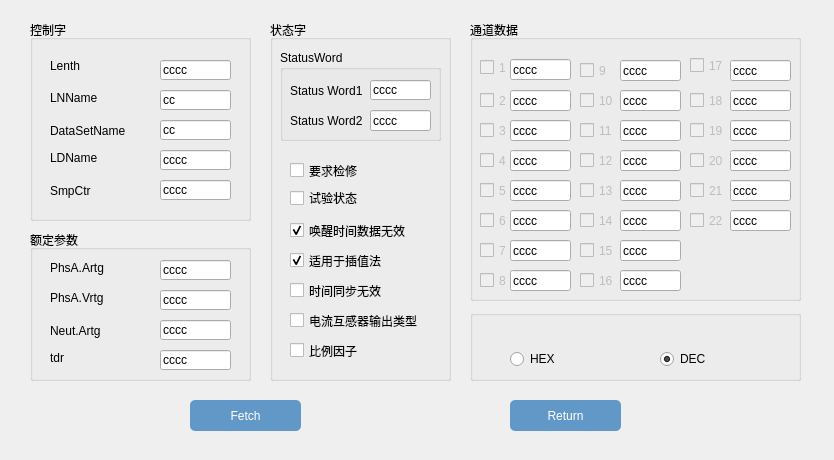
<?xml version="1.0" encoding="UTF-8"?>
<ui version="4.0">
 <class>Dlg_Message</class>
 <widget class="QWidget" name="Dlg_Message">
  <property name="geometry">
   <rect>
    <x>0</x>
    <y>0</y>
    <width>834</width>
    <height>460</height>
   </rect>
  </property>
  <property name="windowTitle">
   <string>Form</string>
  </property>
  <widget class="QGroupBox" name="groupBox">
   <property name="geometry">
    <rect>
     <x>30</x>
     <y>20</y>
     <width>221</width>
     <height>201</height>
    </rect>
   </property>
   <property name="title">
    <string>控制字</string>
   </property>
   <widget class="QLabel" name="label">
    <property name="geometry">
     <rect>
      <x>20</x>
      <y>40</y>
      <width>40</width>
      <height>12</height>
     </rect>
    </property>
    <property name="text">
     <string>Lenth</string>
    </property>
   </widget>
   <widget class="QLabel" name="label_2">
    <property name="geometry">
     <rect>
      <x>20</x>
      <y>70</y>
      <width>51</width>
      <height>16</height>
     </rect>
    </property>
    <property name="text">
     <string>LNName</string>
    </property>
   </widget>
   <widget class="QLabel" name="label_3">
    <property name="geometry">
     <rect>
      <x>20</x>
      <y>100</y>
      <width>81</width>
      <height>21</height>
     </rect>
    </property>
    <property name="text">
     <string>DataSetName</string>
    </property>
   </widget>
   <widget class="QLabel" name="label_4">
    <property name="geometry">
     <rect>
      <x>20</x>
      <y>130</y>
      <width>71</width>
      <height>16</height>
     </rect>
    </property>
    <property name="text">
     <string>LDName</string>
    </property>
   </widget>
   <widget class="QLabel" name="label_5">
    <property name="geometry">
     <rect>
      <x>20</x>
      <y>160</y>
      <width>61</width>
      <height>21</height>
     </rect>
    </property>
    <property name="text">
     <string>SmpCtr</string>
    </property>
   </widget>
   <widget class="QLineEdit" name="lineEdit">
    <property name="geometry">
     <rect>
      <x>130</x>
      <y>40</y>
      <width>71</width>
      <height>20</height>
     </rect>
    </property>
    <property name="text">
     <string>cccc</string>
    </property>
   </widget>
   <widget class="QLineEdit" name="lineEdit_2">
    <property name="geometry">
     <rect>
      <x>130</x>
      <y>70</y>
      <width>71</width>
      <height>20</height>
     </rect>
    </property>
    <property name="text">
     <string>cc</string>
    </property>
   </widget>
   <widget class="QLineEdit" name="lineEdit_3">
    <property name="geometry">
     <rect>
      <x>130</x>
      <y>100</y>
      <width>71</width>
      <height>20</height>
     </rect>
    </property>
    <property name="text">
     <string>cc</string>
    </property>
   </widget>
   <widget class="QLineEdit" name="lineEdit_4">
    <property name="geometry">
     <rect>
      <x>130</x>
      <y>130</y>
      <width>71</width>
      <height>20</height>
     </rect>
    </property>
    <property name="text">
     <string>cccc</string>
    </property>
   </widget>
   <widget class="QLineEdit" name="lineEdit_5">
    <property name="geometry">
     <rect>
      <x>130</x>
      <y>160</y>
      <width>71</width>
      <height>20</height>
     </rect>
    </property>
    <property name="text">
     <string>cccc</string>
    </property>
   </widget>
  </widget>
  <widget class="QGroupBox" name="groupBox_2">
   <property name="geometry">
    <rect>
     <x>270</x>
     <y>20</y>
     <width>181</width>
     <height>361</height>
    </rect>
   </property>
   <property name="title">
    <string>状态字</string>
   </property>
   <widget class="QGroupBox" name="groupBox_3">
    <property name="geometry">
     <rect>
      <x>10</x>
      <y>30</y>
      <width>161</width>
      <height>91</height>
     </rect>
    </property>
    <property name="title">
     <string>StatusWord</string>
    </property>
    <widget class="QLabel" name="label_6">
     <property name="geometry">
      <rect>
       <x>10</x>
       <y>30</y>
       <width>81</width>
       <height>21</height>
      </rect>
     </property>
     <property name="text">
      <string>Status Word1</string>
     </property>
    </widget>
    <widget class="QLineEdit" name="lineEdit_6">
     <property name="geometry">
      <rect>
       <x>90</x>
       <y>30</y>
       <width>61</width>
       <height>20</height>
      </rect>
     </property>
     <property name="text">
      <string>cccc</string>
     </property>
    </widget>
    <widget class="QLabel" name="label_7">
     <property name="geometry">
      <rect>
       <x>10</x>
       <y>60</y>
       <width>81</width>
       <height>21</height>
      </rect>
     </property>
     <property name="text">
      <string>Status Word2</string>
     </property>
    </widget>
    <widget class="QLineEdit" name="lineEdit_7">
     <property name="geometry">
      <rect>
       <x>90</x>
       <y>60</y>
       <width>61</width>
       <height>21</height>
      </rect>
     </property>
     <property name="text">
      <string>cccc</string>
     </property>
    </widget>
   </widget>
   <widget class="QCheckBox" name="checkBox">
    <property name="geometry">
     <rect>
      <x>20</x>
      <y>140</y>
      <width>121</width>
      <height>21</height>
     </rect>
    </property>
    <property name="text">
     <string>要求检修</string>
    </property>
   </widget>
   <widget class="QCheckBox" name="checkBox_2">
    <property name="geometry">
     <rect>
      <x>20</x>
      <y>170</y>
      <width>141</width>
      <height>16</height>
     </rect>
    </property>
    <property name="text">
     <string>试验状态</string>
    </property>
   </widget>
   <widget class="QCheckBox" name="checkBox_3">
    <property name="geometry">
     <rect>
      <x>20</x>
      <y>200</y>
      <width>141</width>
      <height>21</height>
     </rect>
    </property>
    <property name="text">
     <string>唤醒时间数据无效</string>
    </property>
    <property name="checked">
     <bool>true</bool>
    </property>
   </widget>
   <widget class="QCheckBox" name="checkBox_4">
    <property name="geometry">
     <rect>
      <x>20</x>
      <y>230</y>
      <width>121</width>
      <height>21</height>
     </rect>
    </property>
    <property name="text">
     <string>适用于插值法</string>
    </property>
    <property name="checked">
     <bool>true</bool>
    </property>
   </widget>
   <widget class="QCheckBox" name="checkBox_5">
    <property name="geometry">
     <rect>
      <x>20</x>
      <y>250</y>
      <width>101</width>
      <height>41</height>
     </rect>
    </property>
    <property name="text">
     <string>时间同步无效</string>
    </property>
   </widget>
   <widget class="QCheckBox" name="checkBox_6">
    <property name="geometry">
     <rect>
      <x>20</x>
      <y>280</y>
      <width>141</width>
      <height>41</height>
     </rect>
    </property>
    <property name="text">
     <string>电流互感器输出类型</string>
    </property>
   </widget>
   <widget class="QCheckBox" name="checkBox_7">
    <property name="geometry">
     <rect>
      <x>20</x>
      <y>320</y>
      <width>121</width>
      <height>21</height>
     </rect>
    </property>
    <property name="text">
     <string>比例因子</string>
    </property>
   </widget>
  </widget>
  <widget class="QGroupBox" name="groupBox_4">
   <property name="geometry">
    <rect>
     <x>30</x>
     <y>230</y>
     <width>221</width>
     <height>151</height>
    </rect>
   </property>
   <property name="title">
    <string>额定参数</string>
   </property>
   <widget class="QLabel" name="label_8">
    <property name="geometry">
     <rect>
      <x>20</x>
      <y>30</y>
      <width>61</width>
      <height>16</height>
     </rect>
    </property>
    <property name="text">
     <string>PhsA.Artg</string>
    </property>
   </widget>
   <widget class="QLabel" name="label_9">
    <property name="geometry">
     <rect>
      <x>20</x>
      <y>60</y>
      <width>71</width>
      <height>16</height>
     </rect>
    </property>
    <property name="text">
     <string>PhsA.Vrtg</string>
    </property>
   </widget>
   <widget class="QLabel" name="label_10">
    <property name="geometry">
     <rect>
      <x>20</x>
      <y>90</y>
      <width>71</width>
      <height>21</height>
     </rect>
    </property>
    <property name="text">
     <string>Neut.Artg</string>
    </property>
   </widget>
   <widget class="QLabel" name="label_11">
    <property name="geometry">
     <rect>
      <x>20</x>
      <y>120</y>
      <width>61</width>
      <height>16</height>
     </rect>
    </property>
    <property name="text">
     <string>tdr</string>
    </property>
   </widget>
   <widget class="QLineEdit" name="lineEdit_8">
    <property name="geometry">
     <rect>
      <x>130</x>
      <y>30</y>
      <width>71</width>
      <height>20</height>
     </rect>
    </property>
    <property name="text">
     <string>cccc</string>
    </property>
   </widget>
   <widget class="QLineEdit" name="lineEdit_9">
    <property name="geometry">
     <rect>
      <x>130</x>
      <y>60</y>
      <width>71</width>
      <height>20</height>
     </rect>
    </property>
    <property name="text">
     <string>cccc</string>
    </property>
   </widget>
   <widget class="QLineEdit" name="lineEdit_10">
    <property name="geometry">
     <rect>
      <x>130</x>
      <y>90</y>
      <width>71</width>
      <height>20</height>
     </rect>
    </property>
    <property name="text">
     <string>cccc</string>
    </property>
   </widget>
   <widget class="QLineEdit" name="lineEdit_11">
    <property name="geometry">
     <rect>
      <x>130</x>
      <y>120</y>
      <width>71</width>
      <height>20</height>
     </rect>
    </property>
    <property name="text">
     <string>cccc</string>
    </property>
   </widget>
  </widget>
  <widget class="QGroupBox" name="groupBox_5">
   <property name="geometry">
    <rect>
     <x>470</x>
     <y>20</y>
     <width>331</width>
     <height>281</height>
    </rect>
   </property>
   <property name="title">
    <string>通道数据</string>
   </property>
   <widget class="QCheckBox" name="checkBox_8">
    <property name="enabled">
     <bool>false</bool>
    </property>
    <property name="geometry">
     <rect>
      <x>10</x>
      <y>37</y>
      <width>51</width>
      <height>21</height>
     </rect>
    </property>
    <property name="text">
     <string>1</string>
    </property>
   </widget>
   <widget class="QCheckBox" name="checkBox_9">
    <property name="enabled">
     <bool>false</bool>
    </property>
    <property name="geometry">
     <rect>
      <x>10</x>
      <y>60</y>
      <width>51</width>
      <height>41</height>
     </rect>
    </property>
    <property name="text">
     <string>2</string>
    </property>
   </widget>
   <widget class="QCheckBox" name="checkBox_10">
    <property name="enabled">
     <bool>false</bool>
    </property>
    <property name="geometry">
     <rect>
      <x>10</x>
      <y>90</y>
      <width>51</width>
      <height>41</height>
     </rect>
    </property>
    <property name="text">
     <string>3</string>
    </property>
   </widget>
   <widget class="QCheckBox" name="checkBox_11">
    <property name="enabled">
     <bool>false</bool>
    </property>
    <property name="geometry">
     <rect>
      <x>10</x>
      <y>120</y>
      <width>51</width>
      <height>41</height>
     </rect>
    </property>
    <property name="text">
     <string>4</string>
    </property>
   </widget>
   <widget class="QCheckBox" name="checkBox_12">
    <property name="enabled">
     <bool>false</bool>
    </property>
    <property name="geometry">
     <rect>
      <x>10</x>
      <y>150</y>
      <width>51</width>
      <height>41</height>
     </rect>
    </property>
    <property name="text">
     <string>5</string>
    </property>
   </widget>
   <widget class="QCheckBox" name="checkBox_13">
    <property name="enabled">
     <bool>false</bool>
    </property>
    <property name="geometry">
     <rect>
      <x>10</x>
      <y>180</y>
      <width>51</width>
      <height>41</height>
     </rect>
    </property>
    <property name="text">
     <string>6</string>
    </property>
   </widget>
   <widget class="QCheckBox" name="checkBox_14">
    <property name="enabled">
     <bool>false</bool>
    </property>
    <property name="geometry">
     <rect>
      <x>10</x>
      <y>210</y>
      <width>51</width>
      <height>41</height>
     </rect>
    </property>
    <property name="text">
     <string>7</string>
    </property>
   </widget>
   <widget class="QCheckBox" name="checkBox_15">
    <property name="enabled">
     <bool>false</bool>
    </property>
    <property name="geometry">
     <rect>
      <x>10</x>
      <y>240</y>
      <width>51</width>
      <height>41</height>
     </rect>
    </property>
    <property name="text">
     <string>8</string>
    </property>
   </widget>
   <widget class="QCheckBox" name="checkBox_16">
    <property name="enabled">
     <bool>false</bool>
    </property>
    <property name="geometry">
     <rect>
      <x>110</x>
      <y>30</y>
      <width>51</width>
      <height>41</height>
     </rect>
    </property>
    <property name="text">
     <string>9</string>
    </property>
   </widget>
   <widget class="QCheckBox" name="checkBox_17">
    <property name="enabled">
     <bool>false</bool>
    </property>
    <property name="geometry">
     <rect>
      <x>110</x>
      <y>60</y>
      <width>51</width>
      <height>41</height>
     </rect>
    </property>
    <property name="text">
     <string>10</string>
    </property>
   </widget>
   <widget class="QCheckBox" name="checkBox_18">
    <property name="enabled">
     <bool>false</bool>
    </property>
    <property name="geometry">
     <rect>
      <x>110</x>
      <y>90</y>
      <width>51</width>
      <height>41</height>
     </rect>
    </property>
    <property name="text">
     <string>11</string>
    </property>
   </widget>
   <widget class="QCheckBox" name="checkBox_19">
    <property name="enabled">
     <bool>false</bool>
    </property>
    <property name="geometry">
     <rect>
      <x>110</x>
      <y>120</y>
      <width>51</width>
      <height>41</height>
     </rect>
    </property>
    <property name="text">
     <string>12</string>
    </property>
   </widget>
   <widget class="QCheckBox" name="checkBox_20">
    <property name="enabled">
     <bool>false</bool>
    </property>
    <property name="geometry">
     <rect>
      <x>110</x>
      <y>150</y>
      <width>51</width>
      <height>41</height>
     </rect>
    </property>
    <property name="text">
     <string>13</string>
    </property>
   </widget>
   <widget class="QCheckBox" name="checkBox_21">
    <property name="enabled">
     <bool>false</bool>
    </property>
    <property name="geometry">
     <rect>
      <x>110</x>
      <y>180</y>
      <width>51</width>
      <height>41</height>
     </rect>
    </property>
    <property name="text">
     <string>14</string>
    </property>
   </widget>
   <widget class="QCheckBox" name="checkBox_22">
    <property name="enabled">
     <bool>false</bool>
    </property>
    <property name="geometry">
     <rect>
      <x>110</x>
      <y>210</y>
      <width>51</width>
      <height>41</height>
     </rect>
    </property>
    <property name="text">
     <string>15</string>
    </property>
   </widget>
   <widget class="QCheckBox" name="checkBox_23">
    <property name="enabled">
     <bool>false</bool>
    </property>
    <property name="geometry">
     <rect>
      <x>110</x>
      <y>240</y>
      <width>51</width>
      <height>41</height>
     </rect>
    </property>
    <property name="text">
     <string>16</string>
    </property>
   </widget>
   <widget class="QCheckBox" name="checkBox_24">
    <property name="enabled">
     <bool>false</bool>
    </property>
    <property name="geometry">
     <rect>
      <x>220</x>
      <y>30</y>
      <width>51</width>
      <height>31</height>
     </rect>
    </property>
    <property name="text">
     <string>17</string>
    </property>
   </widget>
   <widget class="QCheckBox" name="checkBox_25">
    <property name="enabled">
     <bool>false</bool>
    </property>
    <property name="geometry">
     <rect>
      <x>220</x>
      <y>60</y>
      <width>51</width>
      <height>41</height>
     </rect>
    </property>
    <property name="text">
     <string>18</string>
    </property>
   </widget>
   <widget class="QCheckBox" name="checkBox_26">
    <property name="enabled">
     <bool>false</bool>
    </property>
    <property name="geometry">
     <rect>
      <x>220</x>
      <y>90</y>
      <width>51</width>
      <height>41</height>
     </rect>
    </property>
    <property name="text">
     <string>19</string>
    </property>
   </widget>
   <widget class="QCheckBox" name="checkBox_27">
    <property name="enabled">
     <bool>false</bool>
    </property>
    <property name="geometry">
     <rect>
      <x>220</x>
      <y>120</y>
      <width>51</width>
      <height>41</height>
     </rect>
    </property>
    <property name="text">
     <string>20</string>
    </property>
   </widget>
   <widget class="QCheckBox" name="checkBox_28">
    <property name="enabled">
     <bool>false</bool>
    </property>
    <property name="geometry">
     <rect>
      <x>220</x>
      <y>150</y>
      <width>51</width>
      <height>41</height>
     </rect>
    </property>
    <property name="text">
     <string>21</string>
    </property>
   </widget>
   <widget class="QCheckBox" name="checkBox_29">
    <property name="enabled">
     <bool>false</bool>
    </property>
    <property name="geometry">
     <rect>
      <x>220</x>
      <y>180</y>
      <width>51</width>
      <height>41</height>
     </rect>
    </property>
    <property name="text">
     <string>22</string>
    </property>
   </widget>
   <widget class="QLineEdit" name="lineEdit_12">
    <property name="geometry">
     <rect>
      <x>40</x>
      <y>39</y>
      <width>61</width>
      <height>21</height>
     </rect>
    </property>
    <property name="text">
     <string>cccc</string>
    </property>
   </widget>
   <widget class="QLineEdit" name="lineEdit_13">
    <property name="geometry">
     <rect>
      <x>40</x>
      <y>70</y>
      <width>61</width>
      <height>21</height>
     </rect>
    </property>
    <property name="text">
     <string>cccc</string>
    </property>
   </widget>
   <widget class="QLineEdit" name="lineEdit_14">
    <property name="geometry">
     <rect>
      <x>40</x>
      <y>100</y>
      <width>61</width>
      <height>21</height>
     </rect>
    </property>
    <property name="text">
     <string>cccc</string>
    </property>
   </widget>
   <widget class="QLineEdit" name="lineEdit_15">
    <property name="geometry">
     <rect>
      <x>40</x>
      <y>130</y>
      <width>61</width>
      <height>21</height>
     </rect>
    </property>
    <property name="text">
     <string>cccc</string>
    </property>
   </widget>
   <widget class="QLineEdit" name="lineEdit_16">
    <property name="geometry">
     <rect>
      <x>40</x>
      <y>160</y>
      <width>61</width>
      <height>21</height>
     </rect>
    </property>
    <property name="text">
     <string>cccc</string>
    </property>
   </widget>
   <widget class="QLineEdit" name="lineEdit_17">
    <property name="geometry">
     <rect>
      <x>40</x>
      <y>190</y>
      <width>61</width>
      <height>21</height>
     </rect>
    </property>
    <property name="text">
     <string>cccc</string>
    </property>
   </widget>
   <widget class="QLineEdit" name="lineEdit_18">
    <property name="geometry">
     <rect>
      <x>40</x>
      <y>220</y>
      <width>61</width>
      <height>21</height>
     </rect>
    </property>
    <property name="text">
     <string>cccc</string>
    </property>
   </widget>
   <widget class="QLineEdit" name="lineEdit_19">
    <property name="geometry">
     <rect>
      <x>40</x>
      <y>250</y>
      <width>61</width>
      <height>21</height>
     </rect>
    </property>
    <property name="text">
     <string>cccc</string>
    </property>
   </widget>
   <widget class="QLineEdit" name="lineEdit_20">
    <property name="geometry">
     <rect>
      <x>150</x>
      <y>40</y>
      <width>61</width>
      <height>21</height>
     </rect>
    </property>
    <property name="text">
     <string>cccc</string>
    </property>
   </widget>
   <widget class="QLineEdit" name="lineEdit_21">
    <property name="geometry">
     <rect>
      <x>150</x>
      <y>70</y>
      <width>61</width>
      <height>21</height>
     </rect>
    </property>
    <property name="text">
     <string>cccc</string>
    </property>
   </widget>
   <widget class="QLineEdit" name="lineEdit_22">
    <property name="geometry">
     <rect>
      <x>150</x>
      <y>100</y>
      <width>61</width>
      <height>21</height>
     </rect>
    </property>
    <property name="text">
     <string>cccc</string>
    </property>
   </widget>
   <widget class="QLineEdit" name="lineEdit_23">
    <property name="geometry">
     <rect>
      <x>150</x>
      <y>130</y>
      <width>61</width>
      <height>21</height>
     </rect>
    </property>
    <property name="text">
     <string>cccc</string>
    </property>
   </widget>
   <widget class="QLineEdit" name="lineEdit_24">
    <property name="geometry">
     <rect>
      <x>150</x>
      <y>160</y>
      <width>61</width>
      <height>21</height>
     </rect>
    </property>
    <property name="text">
     <string>cccc</string>
    </property>
   </widget>
   <widget class="QLineEdit" name="lineEdit_25">
    <property name="geometry">
     <rect>
      <x>150</x>
      <y>190</y>
      <width>61</width>
      <height>21</height>
     </rect>
    </property>
    <property name="text">
     <string>cccc</string>
    </property>
   </widget>
   <widget class="QLineEdit" name="lineEdit_26">
    <property name="geometry">
     <rect>
      <x>150</x>
      <y>220</y>
      <width>61</width>
      <height>21</height>
     </rect>
    </property>
    <property name="text">
     <string>cccc</string>
    </property>
   </widget>
   <widget class="QLineEdit" name="lineEdit_27">
    <property name="geometry">
     <rect>
      <x>150</x>
      <y>250</y>
      <width>61</width>
      <height>21</height>
     </rect>
    </property>
    <property name="text">
     <string>cccc</string>
    </property>
   </widget>
   <widget class="QLineEdit" name="lineEdit_28">
    <property name="geometry">
     <rect>
      <x>260</x>
      <y>40</y>
      <width>61</width>
      <height>21</height>
     </rect>
    </property>
    <property name="text">
     <string>cccc</string>
    </property>
   </widget>
   <widget class="QLineEdit" name="lineEdit_29">
    <property name="geometry">
     <rect>
      <x>260</x>
      <y>70</y>
      <width>61</width>
      <height>21</height>
     </rect>
    </property>
    <property name="text">
     <string>cccc</string>
    </property>
   </widget>
   <widget class="QLineEdit" name="lineEdit_30">
    <property name="geometry">
     <rect>
      <x>260</x>
      <y>100</y>
      <width>61</width>
      <height>21</height>
     </rect>
    </property>
    <property name="text">
     <string>cccc</string>
    </property>
   </widget>
   <widget class="QLineEdit" name="lineEdit_31">
    <property name="geometry">
     <rect>
      <x>260</x>
      <y>130</y>
      <width>61</width>
      <height>21</height>
     </rect>
    </property>
    <property name="text">
     <string>cccc</string>
    </property>
   </widget>
   <widget class="QLineEdit" name="lineEdit_32">
    <property name="geometry">
     <rect>
      <x>260</x>
      <y>160</y>
      <width>61</width>
      <height>21</height>
     </rect>
    </property>
    <property name="text">
     <string>cccc</string>
    </property>
   </widget>
   <widget class="QLineEdit" name="lineEdit_33">
    <property name="geometry">
     <rect>
      <x>260</x>
      <y>190</y>
      <width>61</width>
      <height>21</height>
     </rect>
    </property>
    <property name="text">
     <string>cccc</string>
    </property>
   </widget>
  </widget>
  <widget class="QGroupBox" name="groupBox_6">
   <property name="geometry">
    <rect>
     <x>470</x>
     <y>310</y>
     <width>331</width>
     <height>71</height>
    </rect>
   </property>
   <property name="title">
    <string/>
   </property>
   <widget class="QRadioButton" name="radioButton">
    <property name="geometry">
     <rect>
      <x>40</x>
      <y>40</y>
      <width>73</width>
      <height>18</height>
     </rect>
    </property>
    <property name="text">
     <string>HEX</string>
    </property>
   </widget>
   <widget class="QRadioButton" name="radioButton_2">
    <property name="geometry">
     <rect>
      <x>190</x>
      <y>40</y>
      <width>73</width>
      <height>18</height>
     </rect>
    </property>
    <property name="text">
     <string>DEC</string>
    </property>
    <property name="checked">
     <bool>true</bool>
    </property>
   </widget>
  </widget>
  <widget class="QPushButton" name="pushButton">
   <property name="geometry">
    <rect>
     <x>190</x>
     <y>400</y>
     <width>111</width>
     <height>31</height>
    </rect>
   </property>
   <property name="styleSheet">
    <string notr="true">background-color:rgb(98, 152, 200);
border:rgb(255, 255, 255);
color:rgb(255, 255, 255);
border-radius:5px</string>
   </property>
   <property name="text">
    <string>Fetch</string>
   </property>
  </widget>
  <widget class="QPushButton" name="pushButton_2">
   <property name="geometry">
    <rect>
     <x>510</x>
     <y>400</y>
     <width>111</width>
     <height>31</height>
    </rect>
   </property>
   <property name="styleSheet">
    <string notr="true">background-color:rgb(98, 152, 200);
border:rgb(255, 255, 255);
color:rgb(255, 255, 255);
border-radius:5px</string>
   </property>
   <property name="text">
    <string>Return</string>
   </property>
  </widget>
 </widget>
 <resources/>
 <connections/>
</ui>
